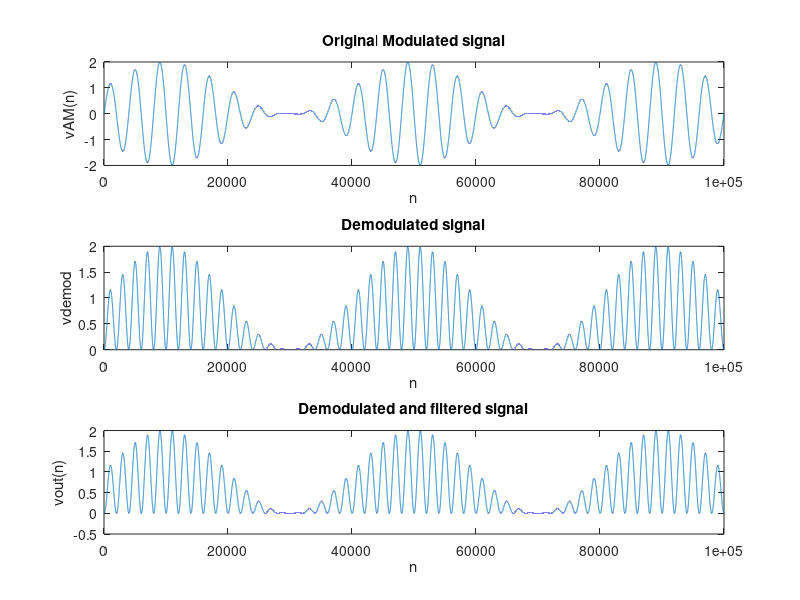

This chart was generated by the following MATLAB code:
clear;

% Carrier and intelligence signal provided
fi = 10000;
fc = 100000;
fs = 2.00001*fc;
N = 100000;
Ac = 1;
Ai = 1;
corr = 50;

% Modulation
for n = 0:N-1
    f(n+1) = fs/N*n;
    discrete(n+1) = n;
    vAM(n+1) = (Ac + Ai*sin(2*pi*fi/fs*n/N*corr))*sin(2*pi*fc/fs*n/N*corr);
end

% Demodulation
vrec = vAM .* sin(2*pi*fc/fs*discrete/N*corr); % multiply the modulated signal by a local oscillator at the carrier frequency to shift it back to baseband
[b,a] = butter(10,2*fi/fs,'low'); % design a low-pass filter with cutoff frequency equal to the modulation frequency
vfiltered = filter(b,a,vrec); % apply the low-pass filter to extract the original signal
vdemod = vfiltered / Ac; % divide by the carrier amplitude to obtain the demodulated signal with correct amplitude scaling

figure
subplot(3,1,1)
plot(discrete, vAM)
xlabel('n')
ylabel('vAM(n)')
title('Original Modulated signal')

subplot(3,1,2)
plot(discrete, vrec)
xlabel('n')
ylabel('vdemod')
title('Demodulated signal')

subplot(3,1,3)
plot(discrete, vdemod)
xlabel('n')
ylabel('vout(n)')
title('Demodulated and filtered signal')



